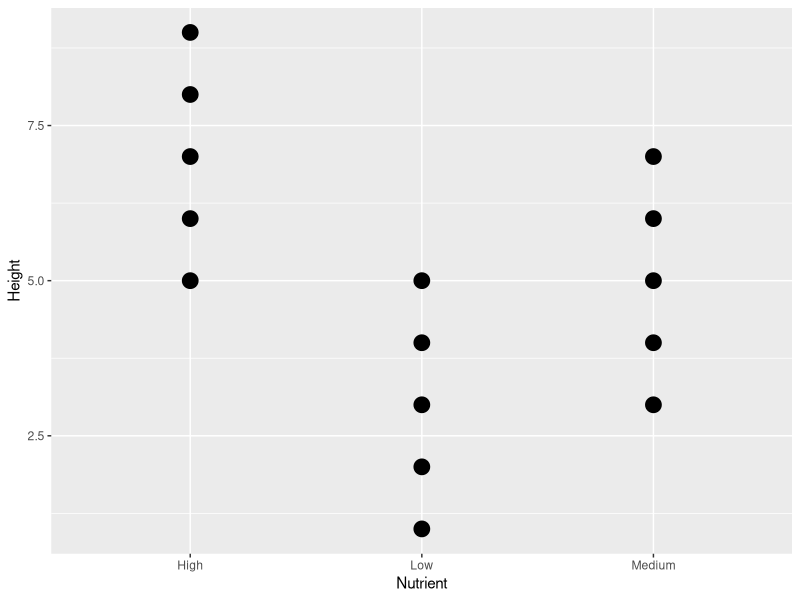
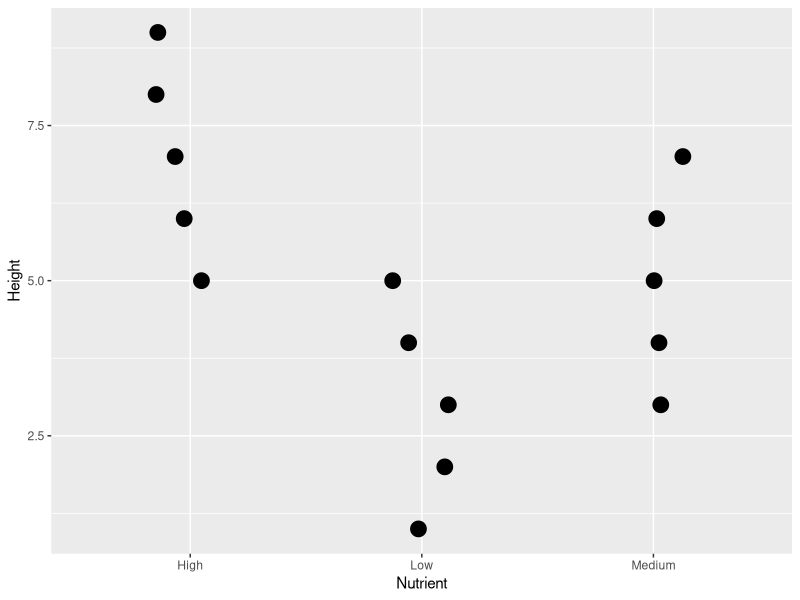
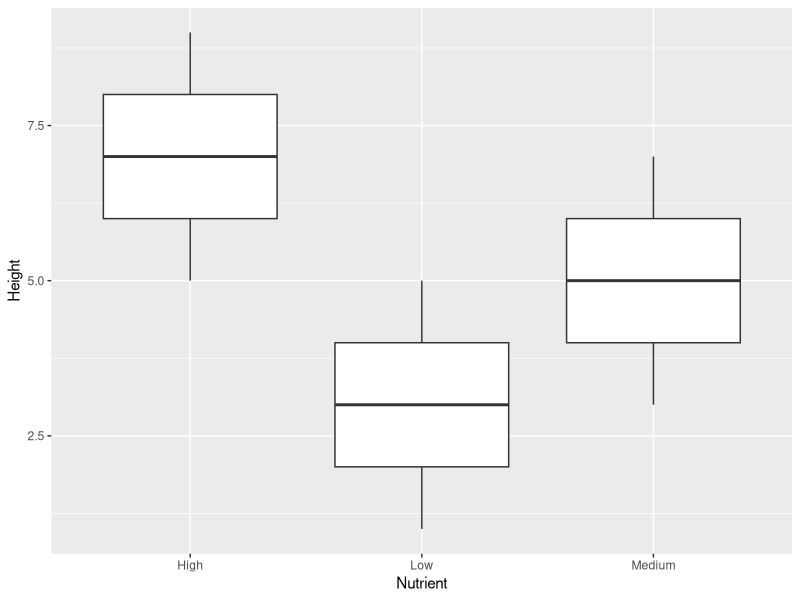
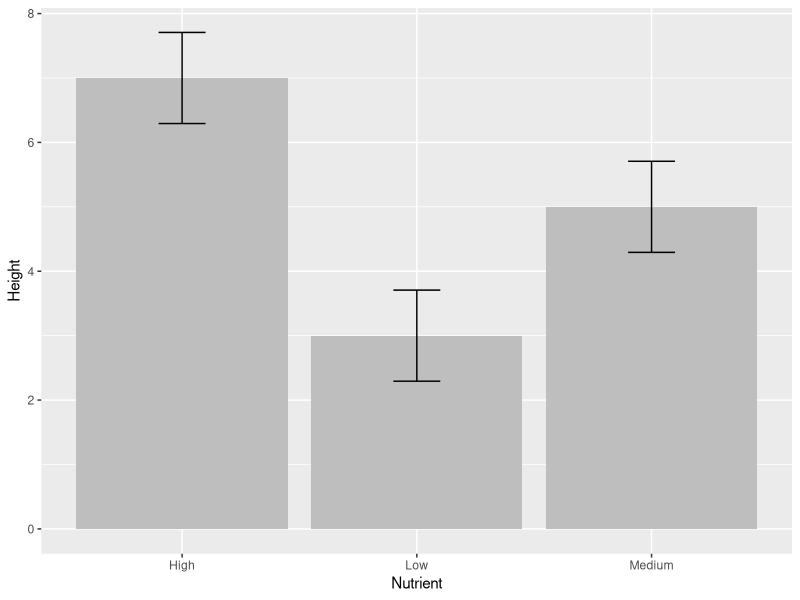
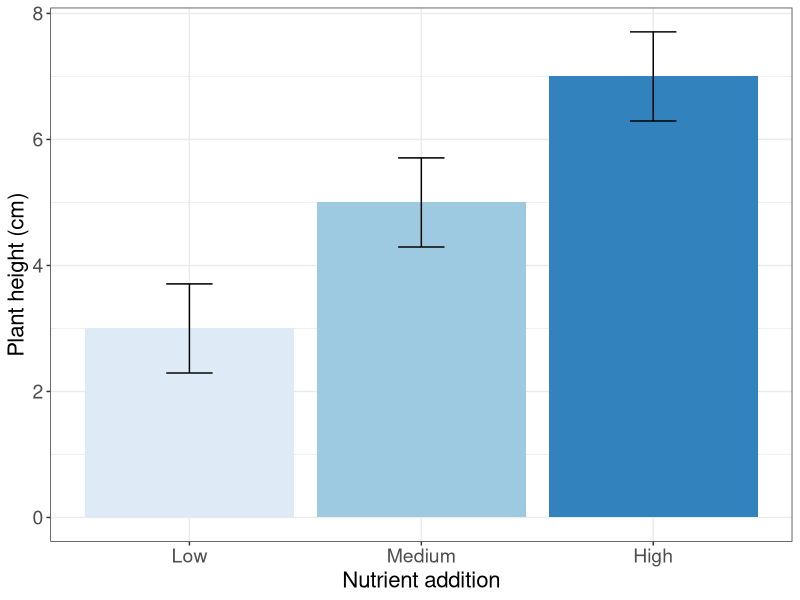
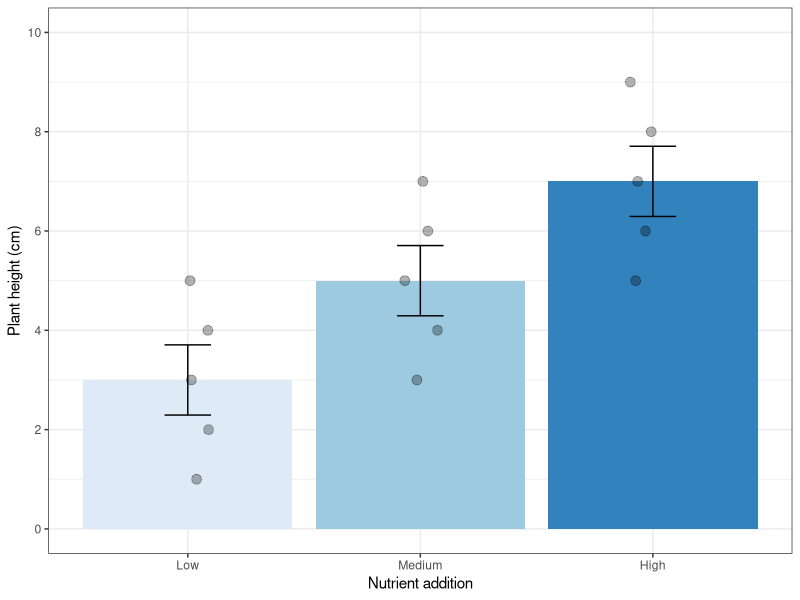
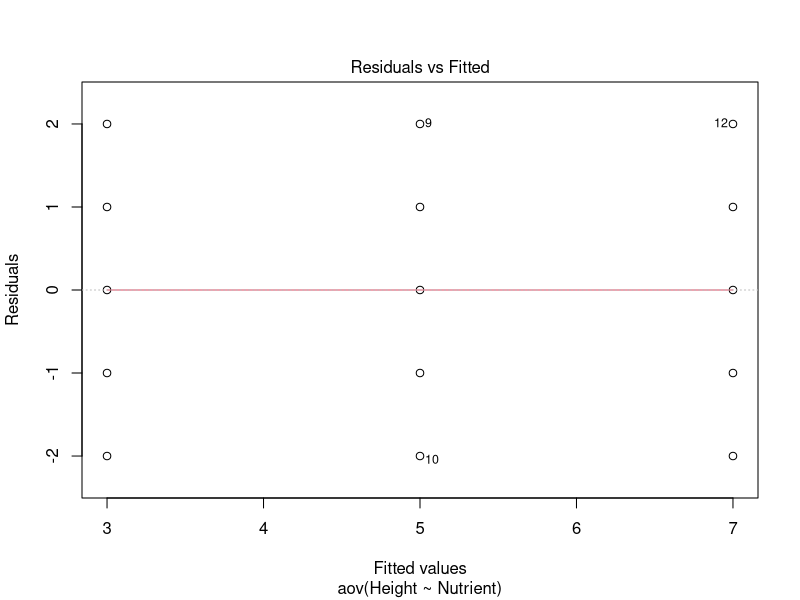
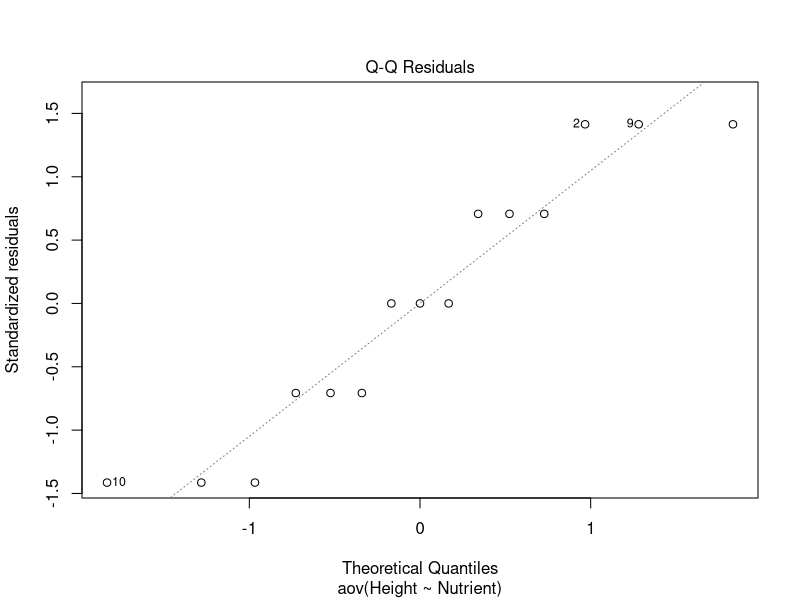

R code for these plots, in order:
#Script Anova
#Carlos Roberto Fonseca
#27 Novembro 2024

#Pacotes ####
#install.packages("ggplot2")
library(ggplot2)

#Dados ####
Height <- c(2,5,4,1,3,4,6,5,7,3,7,9,8,6,5)
Nutrient <- rep(c("Low", "Medium", "High"), each = 5)
dados <- data.frame(Nutrient, Height)
View(dados)
str(dados)
dados$Nutrient <- as.factor(dados$Nutrient)
str(dados)


#Representacao grafica ####
ggplot(dados, aes(x = Nutrient, y = Height)) +
  geom_point(size = 5)

ggplot(dados, aes(x = Nutrient, y = Height)) +
  geom_jitter(width = 0.15, height = 0, size = 5)

ggplot(dados, aes(x = Nutrient, y = Height)) +
  geom_boxplot()

ggplot(dados, aes(x = Nutrient, y = Height)) +
  stat_summary(geom = "bar", fun = mean, fill = "gray") +
  stat_summary(geom = "errorbar", width = .2, fun.data = mean_se)

ggplot(dados, aes(x = factor(Nutrient, levels = c("Low", "Medium", "High")), y = Height)) +
  stat_summary(geom = "bar", fun = mean, fill = c("#deebf7", "#9ecae1","#3182bd")) +
  stat_summary(geom = "errorbar", width = .2, fun.data = mean_se) +
  theme_bw() +
  labs(y = "Plant height (cm)", x = "Nutrient addition") +
  theme(axis.title = element_text(size = 16)) + 
  theme(axis.text = element_text(size = 14))
  
ggplot(dados, aes(x = factor(Nutrient, levels = c("Low", "Medium", "High")), y = Height)) +
  stat_summary(geom = "bar", fun = mean, fill = c("#deebf7", "#9ecae1","#3182bd")) +
  stat_summary(geom = "errorbar", width = .2, fun.data = mean_se) +
  scale_y_continuous(limits=c(0,10), breaks = c(0,2,4,6,8,10)) +
  labs(y = "Plant height (cm)", x = "Nutrient addition") +
  theme(axis.title = element_text(size = 16)) + 
  theme(axis.text = element_text(size = 14)) +
  geom_jitter(width = 0.10, height = 0, size = 3, colour = "black", alpha = 0.3) +
  theme_bw() 
  

#Rodando uma ANOVA usando aov
mod_anova <- aov(Height ~ Nutrient)
summary(mod_anova)

#Verificando os pressupostos dos modelos
#Homocedasticidade & Normalidade
#Homocedasticidade = a variância é parecida entre os grupos
plot(mod_anova)


#Pos-doc test - Comparando niveis a posteriori
tukey<-TukeyHSD(mod_anova)
tukey

#Representacao grafica do Tukey
plot(tukey, las = 1)

#Contrastes a priori
c1 = c(-2,1,1) # Contraste entre o controle (low) e os outros grupos
c2 = c(0,-1,1) # Contraste entre medium e high, o 0 desconsidera o low
contrasts(dados$Nutrient) = cbind(c1,c2)
mod_anova = aov(Height ~ Nutrient, data = dados)
summary(mod_anova, split = list(Nutrient = list("Low vs Others" = 1, "Medium vs High" = 2)))

#Outras funcoes para ANOVA
#funcao lm
mod2 <- lm(Height ~ Nutrient)
anova(mod2)
summary(mod2)

SQ_erro <- sum((mod2$residuals)^2)
SQ_modelo <- sum((mod2$fitted.values-mean(Height))^2)

#glm
mod3 <- glm(Height ~ Nutrient, family = gaussian)
summary(mod3)



            